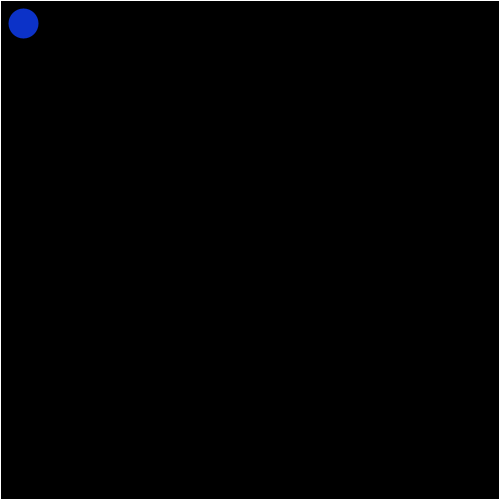
Frame 1 (no input)
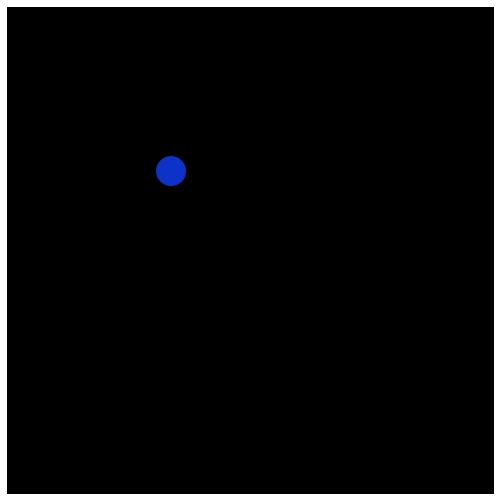
Frame 60 (the mouse pressed at the canvas centre just before this capture)
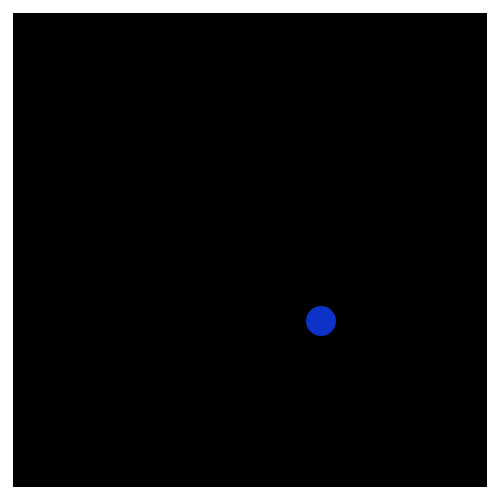
Frame 120 (the mouse held since frame 60 and released just before this capture)

The Processing sketch that drew these frames (run headless with seeded random() and noise(); from frame 60 on, the mouse is pressed at the canvas centre):

// Processing sketch: Bouncing_Ball
// ── Bouncing_Ball.pde
//Variabler
float SquX=0, SquY=0, SquSize=500;
float ballX=21, ballY=21, ballR=30;
float ballSpX=2.5, ballSpY=2.5, SquSp=.1;

//setup køres
void setup() {
  size(500, 500);
}

//figurtegningsfunktion
void figur() {
  stroke(255);
  fill(0);
  square(SquX, SquY, SquSize);
  fill(12, 50, 200);
  noStroke();
  ellipse(ballX, ballY, ballR, ballR);
}

//bevægelsesfunktion
void move() {

  //kvadratets bevægelser
  SquX+=SquSp;
  SquY+=SquSp;
  SquSize=SquSize-2*SquSp;

  //boldens bevægelser
  ballX+=ballSpX;
  ballY+=ballSpY;

  //bolden skal vende om når den rammer en af kvadratets vertikale linjer
  if (ballX<SquX+ballR/2) {
    ballSpX=sqrt(sq(ballSpX));
  } else if (ballX>SquSize+SquX-ballR/2) {
    ballSpX=-sqrt(sq(ballSpX));
  }

  //bolden skal vende om når den rammer en af kvadratets horisontale linjer
  if (ballY>SquSize+SquY-ballR/2) {
    ballSpY=-sqrt(sq(ballSpY))+0.1;
  } else if (ballY<SquY+ballR/2) {
    ballSpY=sqrt(sq(ballSpY))-0.1;
  }
}

//draw
void draw() {
  clear();
  move();
  figur();
  if (SquSize<ballR+30){
    noLoop();
  }
}
